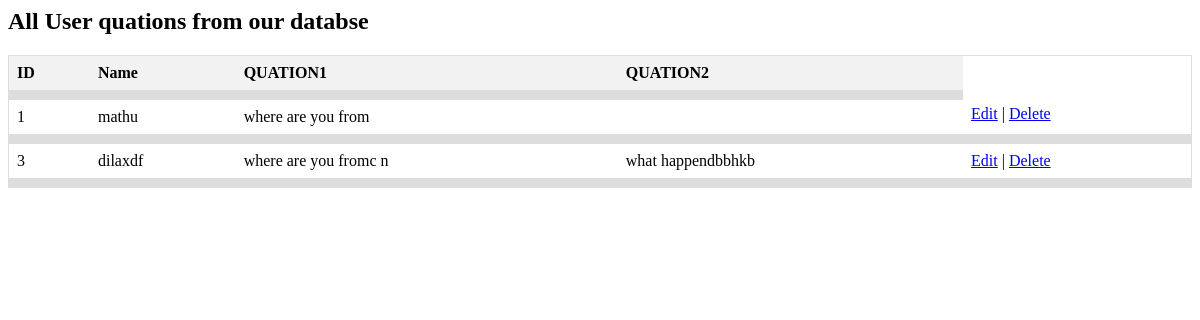
/FAQ/modify.php, run on the app's committed database.
### tables this page shows
CREATE TABLE `faqs` (
  `id` int(30) NOT NULL,
  `name` varchar(30) NOT NULL,
  `quation1` varchar(1000) NOT NULL,
  `quation2` varchar(1000) NOT NULL
);

### FAQ/modify.php (the view, shortened to what this page needs)
<?php
$host = "localhost";
$username = "root";
$password = "";
$database = "faqs";
$conn = mysqli_connect($host, $username, $password, $database);
$sql = "SELECT * FROM faqs";
$result = mysqli_query($conn, $sql);
if (mysqli_num_rows($result) > 0) {
    echo "<h2>All User quations from our databse</h2>";
    echo "<table>";
    echo "<tr><th>ID</th><th>Name</th><th>QUATION1</th><th>QUATION2</th></tr>";
    while ($row = mysqli_fetch_assoc($result)) {
        echo "<tr>";
        echo "<td>" . $row["id"] . "</td>";
        echo "<td>" . $row["name"] . "</td>";
        echo "<td>" . $row["quation1"] . "</td>";
        echo "<td>" . $row["quation2"] . "</td>";
        echo "<td>";
        echo "<a href='http://localhost/FAQ/edit.php?id=" . $row["id"] . "'>Edit</a> | ";
        echo "<a href='http://localhost/FAQ/delete.php?id=" . $row["id"] . "' onclick='return confirm(\"Are you sure you want to delete this quation details details?\")'>Delete</a>";
        echo "</td>";
        echo "</tr>";
    }
    echo "</table>";
} else {
    echo "No user quations found.";
}
?>

### FAQ/modify.php (style rules this page uses)
table { border: 1px solid #ddd; border-collapse: collapse; width: 100%; }
table th, table td { padding: 8px; text-align: left; border-bottom: 10px solid #ddd; }
table th { background-color: #f2f2f2; }

### data on the page
faqs: id "1", name "mathu", quation1 "where are you from"
faqs: id "3", name "dilaxdf", quation1 "where are you fromc n", quation2 "what happendbbhkb"
